Frame 1 (no input): blank canvas, image omitted
Frame 60 (the mouse pressed at the canvas centre just before this capture): blank canvas, image omitted
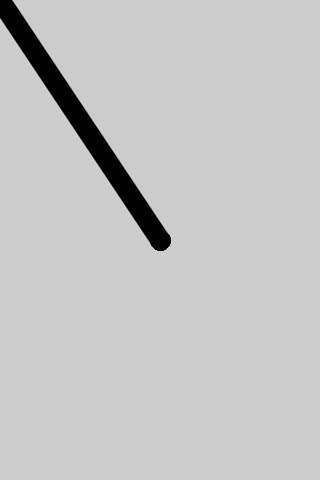
Frame 120 (the mouse held since frame 60 and released just before this capture)

The Processing sketch whose frames 1 and 60 were blank and that drew this single picture after the mouse press (run headless with seeded random() and noise(); from frame 60 on, the mouse is pressed at the canvas centre):

// Processing sketch: EmulatorTest
// ── EmulatorTest.pde
void setup(){ 
  size(320,480);
  //size(1440,3040); //GalaxyNote10+
  strokeWeight(20);
}

void draw(){
  if(mousePressed == true){
    line(mouseX,mouseY,pmouseX,pmouseY);
  }
}

void keyPressed(){
  background(204);
}
